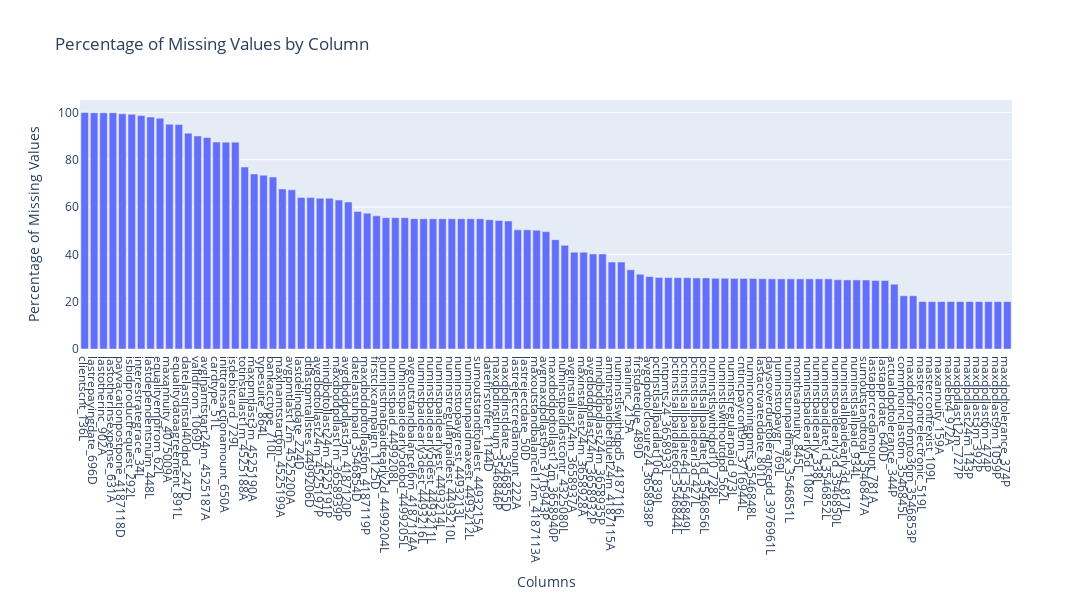

Notebook code cell kept with this figure:
### Code cell
missing_values_dict = get_columns_high_missing_values(
    df_static_depth0, threshold=20, display=True
)

### Figure 1 — Plotly figure (JSON) as saved in the notebook; plotly's stock layout.template omitted (floating-point values rounded to 4 significant figures)
{"data": [{"type": "bar", "x": ["clientscnt_136L", "lastrepayingdate_696D", "lastotherinc_902A", "lastotherlnsexpense_631A", "payvacationpostpone_4187118D", "isbidproductrequest_292L", "interestrategrace_34L", "lastdependentsnum_448L", "equalityempfrom_62L", "maxannuity_4075009A", "equalitydataagreement_891L", "datelastinstal40dpd_247D", "validfrom_1069D", "avglnamtstart24m_4525187A", "cardtype_51L", "inittransactionamount_650A", "isdebitcard_729L", "totinstallast1m_4525188A", "maxpmtlast3m_4525190A", "typesuite_864L", "bankacctype_710L", "maxlnamtstart6m_4525199A", "avgpmtlast12m_4525200A", "lastdelinqdate_224D", "dtlastpmtallstes_4499206D", "avgdbdtollast24m_4525197P", "mindbdtollast24m_4525191P", "maxdbddpdlast1m_3658939P", "avgdbddpdlast3m_4187120P", "datelastunpaid_3546854D", "maxdbddpdtollast6m_4187119P", "firstclxcampaign_1125D", "numinstmatpaidtearly2d_4499204L", "numinstpaid_4499208L", "numinstpaidearly5dobd_4499205L", "avgoutstandbalancel6m_4187114A", "numinstpaidearly3dest_4493216L", "numinstpaidearly5dest_4493211L", "numinstpaidearlyest_4493214L", "numinstregularpaidest_4493210L", "numinsttopaygrest_4493213L", "numinstunpaidmaxest_4493212L", "sumoutstandtotalest_4493215A", "datefirstoffer_1144D", "maxdpdinstlnum_3546846P", "maxdpdinstldate_3546855D", "lastrejectcredamount_222A", "lastrejectdate_50D", "maxoutstandbalancel12m_4187113A", "avgmaxdpdlast9m_3716943P", "maxdbddpdtollast12m_3658940P", "numinstpaidlastcontr_4325080L", "avginstallast24m_3658937A", "maxinstallast24m_3658928A", "avgdbddpdlast24m_3658932P", "mindbddpdlast24m_3658935P", "amtinstpaidbefduel24m_4187115A", "numinstlswithdpd5_4187116L", "maininc_215A", "firstdatedue_489D", "avgdpdtolclosure24_3658938P", "pctinstlsallpaidlat10d_839L", "cntpmts24_3658933L", "pctinstlsallpaidlate6d_3546844L", "pctinstlsallpaidlate4d_3546849L", "pctinstlsallpaidearl3d_427L", "pctinstlsallpaidlate1d_3546856L", "numinstlswithdpd10_728L", "numinstlswithoutdpd_562L", "numinstregularpaid_973L", "cntincpaycont9m_3716944L", "numincomingpmts_3546848L", "lastactivateddate_801D", "daysoverduetolerancedd_3976961L", "numinsttopaygr_769L", "numinstunpaidmax_3546851L", "monthsannuity_845L", "numinstpaidearly5d_1087L", "numinstpaidearly_338L", "numinstpaidlate1d_3546852L", "numinstpaidearly3d_3546850L", "numinstlallpaidearly3d_817L", "numinstlsallpaid_934L", "sumoutstandtotal_3546847A", "lastapprcredamount_781A", "lastapprdate_640D", "actualdpdtolerance_344P", "commnoinclast6m_3546845L", "maxdpdfrom6mto36m_3546853P", "mastercontrelectronic_519L", "mastercontrexist_109L", "maxannuity_159A", "maxdebt4_972A", "maxdpdlast12m_727P", "maxdpdlast24m_143P", "maxdpdlast3m_392P", "maxdpdlast6m_474P", "maxdpdlast9m_1059P", "maxdpdtolerance_374P"], "y": [99.97, 99.84, 99.8, 99.8, 99.39, 99.18, 98.63, 98.07, 97.52, 95.03, 94.89, 91.23, 90.06, 89.36, 87.44, 87.4, 87.4, 76.91, 73.97, 73.46, 72.68, 67.65, 67.27, 64.06, 64.0, 63.72, 63.72, 62.94, 62.11, 58.14, 57.4, 56.28, 55.49, 55.49, 55.49, 55.1, 55.06, 55.06, 55.06, 55.06, 55.06, 55.06, 55.06, 54.61, 54.33, 54.11, 50.37, 50.37, 50.24, 49.59, 46.21, 43.83, 40.93, 40.93, 40.17, 40.17, 36.76, 36.76, 33.49, 31.58, 30.6, 30.22, 30.18, 30.14, 30.12, 30.05, 30.05, 29.9, 29.9, 29.84, 29.82, 29.81, 29.71, 29.65, 29.65, 29.65, 29.65, 29.65, 29.65, 29.65, 29.28, 29.19, 29.19, 29.17, 28.95, 28.95, 27.39, 22.49, 22.49, 20.05, 20.05, 20.05, 20.05, 20.05, 20.05, 20.05, 20.05, 20.05, 20.05]}], "layout": {"bargap": 0.2, "height": 600, "title": {"text": "Percentage of Missing Values by Column"}, "width": 1800, "xaxis": {"tickmode": "linear", "title": {"text": "Columns"}}, "yaxis": {"title": {"text": "Percentage of Missing Values"}}}}
